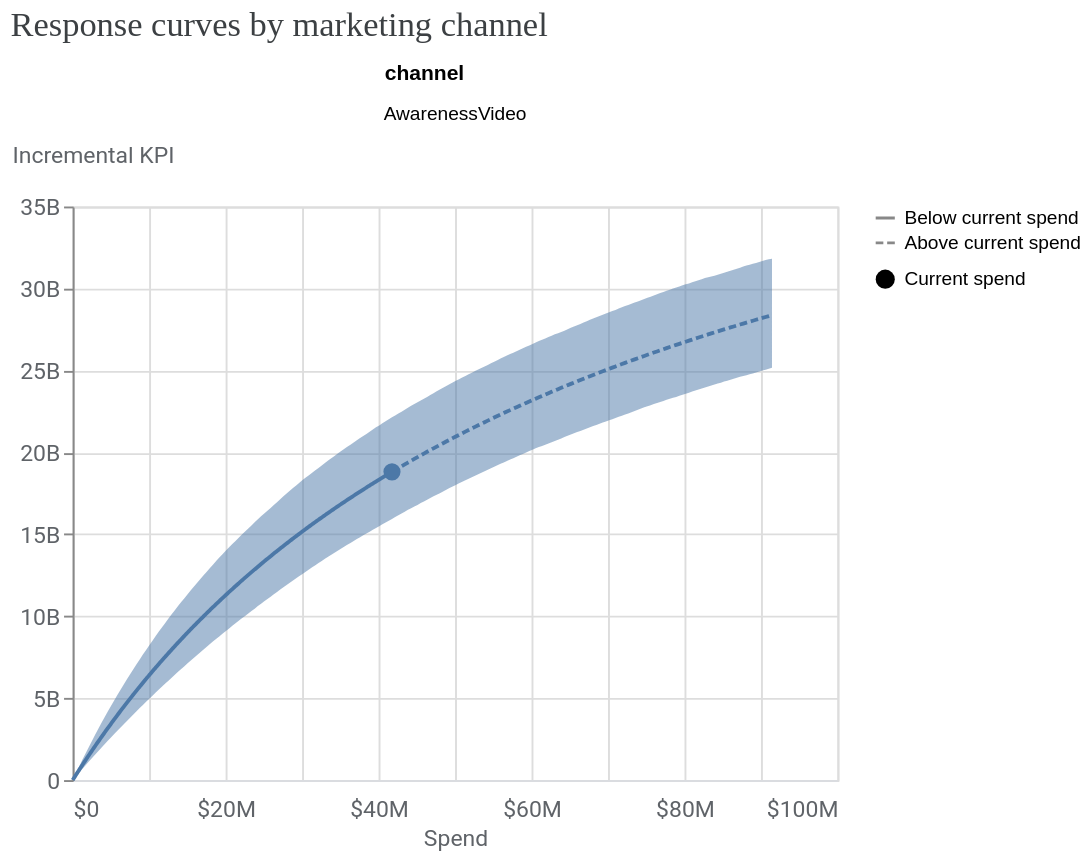

Here is the notebook cell this chart was saved with:
### Markdown cell above
<a name="upper-funnel-analysis"></a>
## Step 3: Upper-funnel (Stage 1) media analysis: quantify impact on brand search

Before analyzing total downstream conversions, evaluate the efficiency of brand advertising (`AwarenessVideo`) in driving brand search query volume (`BrandedGQV_control`) in the Stage 1 model (`mmm1s`).

Because the Stage 1 outcome (`BrandedGQV_control`) is a non-revenue metric, evaluate physical query units by passing `use_kpi=True`. This section examines the following:
* **Response curves**: diminishing marginal returns and Hill saturation of brand ad spend on query volume.
* **Cost per incremental query (CPIK)**: cost-efficiency of incremental query generation with credible intervals.
* **Search volume decomposition**: contribution of organic baseline demand versus advertising lift.

### Code cell
# 1. Response Curves on Search Volume
visualizer.MediaEffects(meridian=mmm1s).plot_response_curves()

### Figure 1 — Vega-Lite specification as saved in the notebook (floating-point values rounded to 4 significant figures; data arrays with more than 128 entries replaced by an {"elided": "..."} marker saying what was removed)
{"config": {"view": {"continuousWidth": 300, "continuousHeight": 300}, "axis": {"labelColor": "#5F6368", "labelFont": "Roboto", "labelFontSize": 12, "titleColor": "#5F6368", "titleFont": "Roboto", "titleFontSize": 12, "titleFontWeight": "normal"}}, "data": {"name": "data-f7565cab42727c5c427d0e53d6b0c24a"}, "facet": {"field": "channel", "type": "nominal"}, "spec": {"layer": [{"mark": {"type": "line"}, "encoding": {"color": {"field": "channel", "type": "nominal"}, "strokeDash": {"field": "spend_level", "legend": {"title": null}, "sort": "descending", "type": "nominal"}, "x": {"axis": {"domainColor": "#DADCE0", "labelExpr": "(datum.value < 0 ? '-' : '') + '$' + replace(format(abs(datum.value), '.3~s'), 'G', 'B')", "labelPadding": 10, "ticks": false}, "field": "spend", "title": "Spend", "type": "quantitative"}, "y": {"axis": {"labelExpr": "replace(format(datum.value, '.3~s'), 'G', 'B')", "titleAlign": "left", "titleAngle": 0, "titleY": -20}, "field": "mean", "title": "Incremental KPI", "type": "quantitative"}}, "transform": [{"calculate": "datum.spend_multiplier >= 1.0 ? \"Above current spend\" : \"Below current spend\"", "as": "spend_level"}]}, {"mark": {"type": "point", "filled": true, "opacity": 1, "size": 80}, "encoding": {"color": {"field": "channel", "type": "nominal"}, "shape": {"field": "current_spend", "legend": {"title": null}, "type": "nominal"}, "tooltip": [{"field": "spend", "type": "quantitative"}, {"field": "mean", "type": "quantitative"}], "x": {"axis": {"domainColor": "#DADCE0", "labelExpr": "(datum.value < 0 ? '-' : '') + '$' + replace(format(abs(datum.value), '.3~s'), 'G', 'B')", "labelPadding": 10, "ticks": false}, "field": "spend", "title": "Spend", "type": "quantitative"}, "y": {"axis": {"labelExpr": "replace(format(datum.value, '.3~s'), 'G', 'B')", "titleAlign": "left", "titleAngle": 0, "titleY": -20}, "field": "mean", "title": "Incremental KPI", "type": "quantitative"}}, "transform": [{"calculate": "datum.spend_multiplier >= 1.0 ? \"Above current spend\" : \"Below current spend\"", "as": "spend_level"}, {"filter": "(datum.spend_multiplier === 1.0)"}]}, {"mark": {"type": "area", "opacity": 0.5}, "encoding": {"color": {"field": "channel", "legend": null, "type": "nominal"}, "x": {"field": "spend", "type": "quantitative"}, "y": {"field": "ci_lo", "type": "quantitative"}, "y2": {"field": "ci_hi"}}, "transform": [{"calculate": "datum.spend_multiplier >= 1.0 ? \"Above current spend\" : \"Below current spend\"", "as": "spend_level"}]}], "width": 400}, "columns": 3, "resolve": {"scale": {"x": "independent", "y": "independent"}}, "title": {"text": "Response curves by marketing channel ", "anchor": "start", "color": "#3C4043", "font": "Google Sans Display", "fontSize": 18, "fontWeight": "normal", "offset": 10}, "$schema": "https://vega.github.io/schema/vega-lite/v5.20.1.json", "datasets": {"data-f7565cab42727c5c427d0e53d6b0c24a": {"elided": "220 records"}}}
